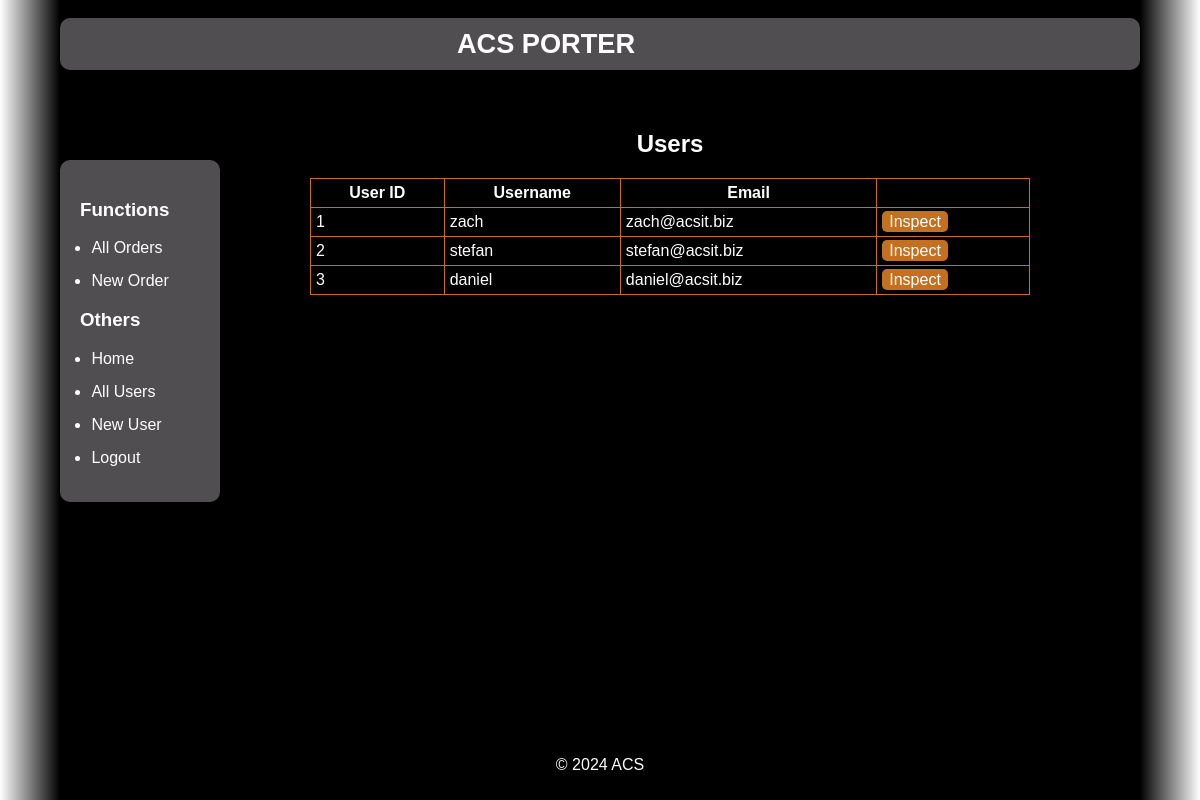
The app's page /users/all/ (signed in) with its own data.
### app/models.py (models this page shows, shortened)
class User(UserMixin, db.Model):
    id: so.Mapped[int] = db.Column(db.Integer, primary_key=True)
    username: so.Mapped[str] = db.Column(db.String(64), index=True, unique=True)
    email: so.Mapped[str] = db.Column(db.String(120), index=True, unique=True)
    password_hash: so.Mapped[Optional[str]] = db.Column(db.String(128))

### app/routes.py (the view)
@app.route('/users/')
@app.route('/users/all/')
@login_required
def users():
    users = db.session.scalars(sa.select(User)).all()
    return render_template('users.html', title='All Users', users=users)

### app/models.py (called while the page is built)
@login.user_loader
def load_user(id: int) -> User:
    return User.query.get(int(id))

### app/templates/users.html
{% extends "base.html" %}
{% block content %}
    <h1>Users</h1>
    <table>
        <tr>
            <th>User ID</th>
            <th>Username</th>
            <th>Email</th>
            <th></th>
        </tr>
        {% for user in users %}
            <tr>
                <td>{{ user.id }}</td>
                <td>{{ user.username }}</td>
                <td>{{ user.email }}</td>
                <td><a class="inspectButton" href="/">Inspect</a></td>
            </tr>
        {% endfor %}
    </table>
{% endblock %}

### app/static/css/standard.css (style rules this page uses)
html { background: linear-gradient(to right, white 0%, black 5%, black 95%, white 100%); }
body, h1, ul, li { margin: 0 auto; padding: 0; width: 90%; }
body { font-family: Arial, sans-serif; background-color: #000000; color: white; }
.container table { width: 80%; border-collapse: collapse; margin: 0 auto; border: 1px solid #C37020; border-radius: 5px; }
.container td, th { border: 1px solid #C37020; padding: 5px; }
.inspectButton { background-color: #C37020; color: white; padding: 2px 7px; border-radius: 5px; text-decoration: none; margin: 0 auto; }
.container h1 { text-align: center; margin-bottom: 20px; }

### records on screen
User: id "1", username "zach", email "zach@acsit.biz"
User: id "2", username "stefan", email "stefan@acsit.biz"
User: id "3", username "daniel", email "daniel@acsit.biz"
